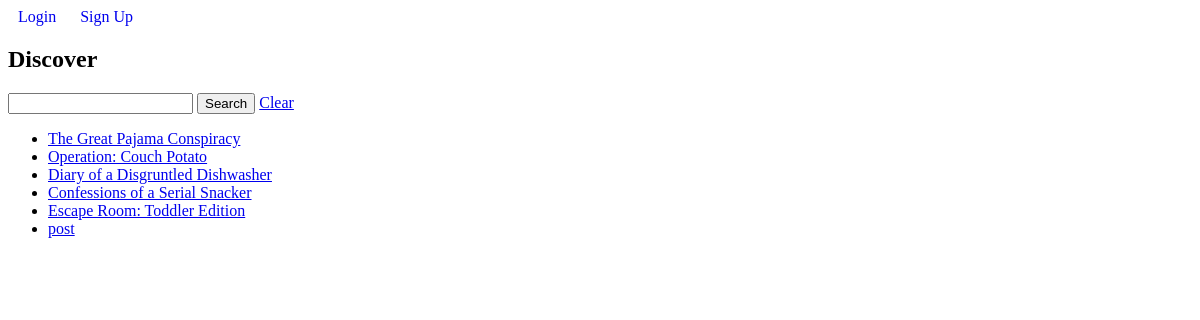
Page /discover/ on the earlier database version.
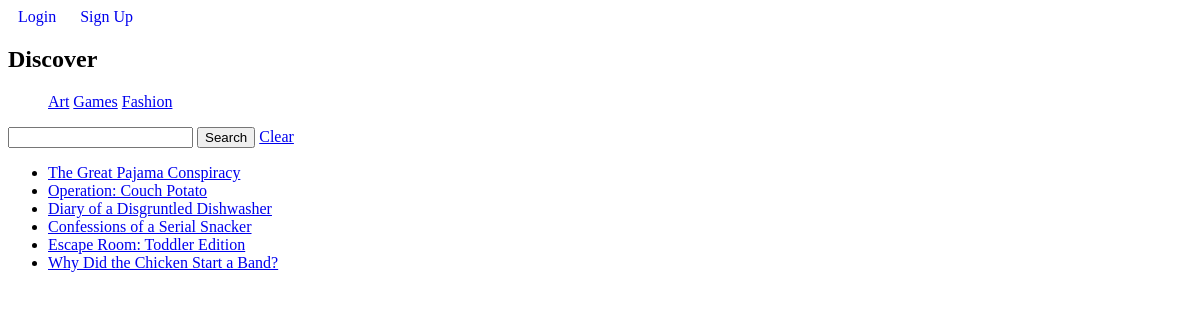
Same page on the later database version.
### posts/models.py (models this page shows, shortened)
class ActivityPost(models.Model):
    class PostStatus(models.IntegerChoices):
        DRAFT = 1, _("Draft")
        ACTIVE = 2, _("Active")
        ARCHIVED = 3, _("Archived")
    class Meta:
        db_table = "activity_posts"
        verbose_name_plural = "Activity Posts"
    poster = models.ForeignKey(settings.AUTH_USER_MODEL, on_delete=models.CASCADE)
    timestamp = models.DateTimeField(auto_now_add=True)
    title = models.CharField(max_length=255)
    description = models.TextField(max_length=1023)
    status = models.IntegerField(default=PostStatus.DRAFT, choices=PostStatus.choices)
    tags = models.ManyToManyField(InterestTag)

### main/models.py (models this page shows)
class InterestTag(models.Model):
    name = models.CharField(max_length=50, unique=True)
    class Meta:
        db_table = "interest_tags"
        verbose_name_plural = "Interest Tags"
    def __str__(self):
        return self.name

### main/views.py (the view, shortened to what this page needs)
# urls.py: path("discover/", views.search_view, name="discover"),
def search_view(request):
    form = SearchForm(request.GET or None)
    if "clear" in request.GET:
        results = ActivityPost.objects.all()
        tags = InterestTag.objects.all()
    else:
        results = ActivityPost.objects.all()
        tags = InterestTag.objects.all()
    context = {
        "form": form,
        "results": results,
        "tags": tags,
    }
    return render(request, "main/discover.html", context)

### main/forms.py
class SearchForm(forms.Form):
    query = forms.CharField(required=False)

### main/templates/main/discover.html
{% extends 'main/base.html' %} {% block title %}Login{% endblock %}
{% block content %}
    <h2>Discover</h2>
    {% if tags %}
        <ul>
            {% for tag in tags %}
                <li style="display: inline-block">
                    <a href="{% url 'main:discover' %}?tag={{ tag }}">{{ tag }}</a>
                </li>
            {% endfor %}
        </ul>
    {% endif %}
    <form method="get" action="{% url 'main:discover' %}">
        {{ form.query }}
        <button type="submit">Search</button>
        <a href="{% url 'main:discover' %}">Clear</a>
    </form>
    {% if results %}
        <ul>
            {% for post in results %}
                {% if post.status == 2 %}
                    <li>
                        <a href="{% url 'posts:post_details_view' post.pk %}">{{ post.title }}</a>
                    </li>
                {% endif %}
            {% endfor %}
        </ul>
    {% else %}
        <p>No posts are available.</p>
    {% endif %}
{% endblock %}

Differences in the rows shown:
removed ActivityPost: title "post"
added InterestTag: name "Art"
added InterestTag: name "Games"
added InterestTag: name "Fashion"
added ActivityPost: title "Why Did the Chicken Start a Band?"
